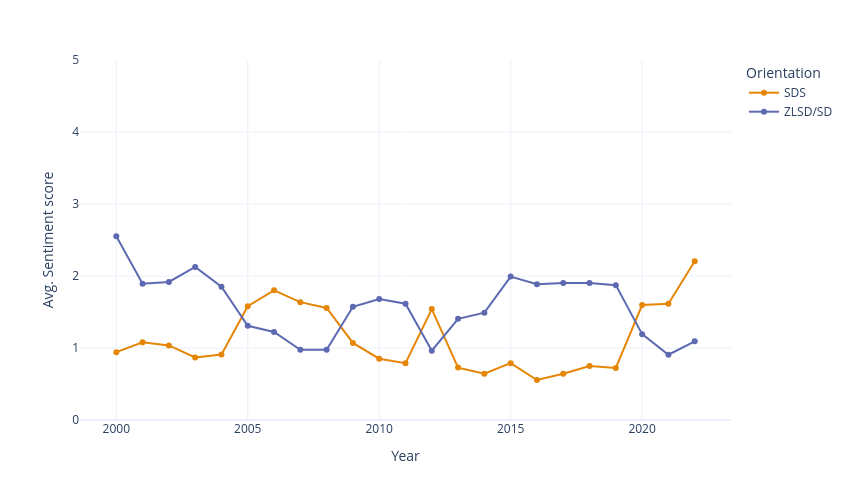

Write notebook code for a chart like this one.
### Code cell
fig=px.line(trends, x="Year", y="Senti_n", color="Parties", markers=True, 
            color_discrete_sequence=px.colors.qualitative.Vivid)
fig.update_layout(
    height=500,  
    width=850,
    yaxis=dict(range=[0, 5]),

    yaxis_title='Avg. Sentiment score',
    legend_title='Orientation',
    template='plotly_white',
)

fig.show()

### Figure 1 — Plotly figure (JSON) as saved in the notebook; plotly's stock layout.template omitted (floating-point values rounded to 4 significant figures)
{"data": [{"hovertemplate": "Parties=SDS<br>Year=%{x}<br>Senti_n=%{y}<extra></extra>", "legendgroup": "SDS", "line": {"color": "rgb(229, 134, 6)", "dash": "solid"}, "marker": {"symbol": "circle"}, "mode": "lines+markers", "name": "SDS", "orientation": "v", "showlegend": true, "type": "scatter", "x": [2000, 2001, 2002, 2003, 2004, 2005, 2006, 2007, 2008, 2009, 2010, 2011, 2012, 2013, 2014, 2015, 2016, 2017, 2018, 2019, 2020, 2021, 2022], "xaxis": "x", "y": [0.9426, 1.08, 1.036, 0.8689, 0.9094, 1.58, 1.802, 1.637, 1.556, 1.071, 0.8512, 0.7881, 1.54, 0.7278, 0.6425, 0.7895, 0.5548, 0.6417, 0.7485, 0.7235, 1.597, 1.615, 2.204], "yaxis": "y"}, {"hovertemplate": "Parties=ZLSD/SD<br>Year=%{x}<br>Senti_n=%{y}<extra></extra>", "legendgroup": "ZLSD/SD", "line": {"color": "rgb(93, 105, 177)", "dash": "solid"}, "marker": {"symbol": "circle"}, "mode": "lines+markers", "name": "ZLSD/SD", "orientation": "v", "showlegend": true, "type": "scatter", "x": [2000, 2001, 2002, 2003, 2004, 2005, 2006, 2007, 2008, 2009, 2010, 2011, 2012, 2013, 2014, 2015, 2016, 2017, 2018, 2019, 2020, 2021, 2022], "xaxis": "x", "y": [2.551, 1.892, 1.917, 2.125, 1.85, 1.308, 1.223, 0.9746, 0.9758, 1.572, 1.68, 1.615, 0.9635, 1.405, 1.49, 1.993, 1.886, 1.904, 1.904, 1.873, 1.193, 0.9069, 1.092], "yaxis": "y"}], "layout": {"height": 500, "legend": {"title": {"text": "Orientation"}, "tracegroupgap": 0}, "margin": {"t": 60}, "width": 850, "xaxis": {"anchor": "y", "domain": [0, 1], "title": {"text": "Year"}}, "yaxis": {"anchor": "x", "domain": [0, 1], "range": [0, 5], "title": {"text": "Avg. Sentiment score"}}}}
